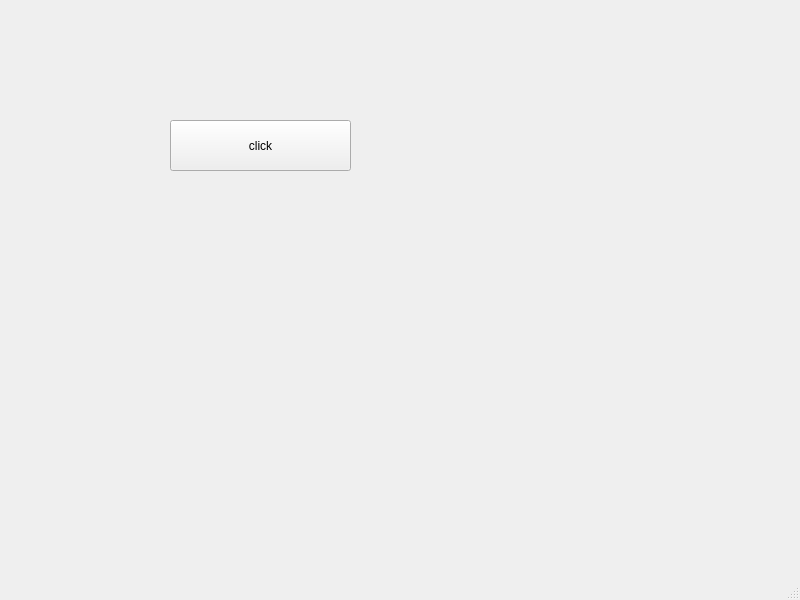
<?xml version="1.0" encoding="UTF-8"?>
<ui version="4.0">
 <class>MainWindow</class>
 <widget class="QMainWindow" name="MainWindow">
  <property name="geometry">
   <rect>
    <x>0</x>
    <y>0</y>
    <width>800</width>
    <height>600</height>
   </rect>
  </property>
  <property name="windowTitle">
   <string>MainWindow</string>
  </property>
  <widget class="QWidget" name="centralwidget">
   <widget class="QPushButton" name="pushButton">
    <property name="geometry">
     <rect>
      <x>170</x>
      <y>120</y>
      <width>181</width>
      <height>51</height>
     </rect>
    </property>
    <property name="text">
     <string>click</string>
    </property>
   </widget>
  </widget>
  <widget class="QMenuBar" name="menubar">
   <property name="geometry">
    <rect>
     <x>0</x>
     <y>0</y>
     <width>800</width>
     <height>22</height>
    </rect>
   </property>
  </widget>
  <widget class="QStatusBar" name="statusbar"/>
 </widget>
 <resources/>
 <connections/>
</ui>
